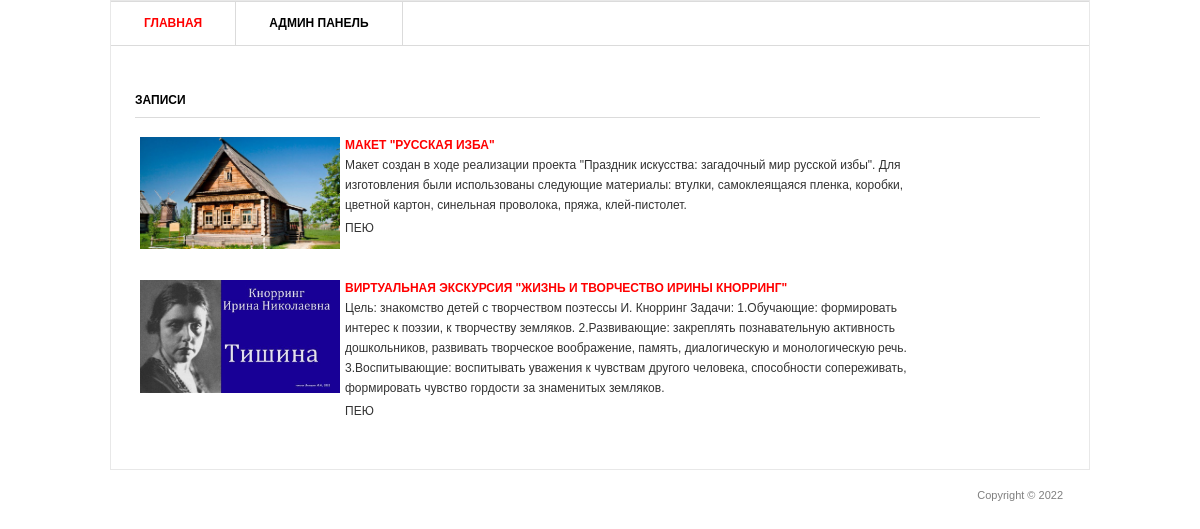
The page / on the database its author committed.
### blog/models.py (models this page shows, shortened)
class Post(models.Model):
    title = models.CharField('Заголовок записи', max_length=100)
    desciptions=models.TextField('Текст записи')
    author=models.CharField("Имя автора", max_length=100)
    date = models.DateField("Дата публикации")
    img = models.ImageField("Изображения", upload_to="image/%Y")
    class Meta:
        verbose_name="Запись"  "для удобо читаемого единственного имени модели"
        verbose_name_plural="Записи"

### blog/views.py (the view)
# urls.py: urlpatterns = [path('', views.PostView.as_view()),
class PostView(View):
    def get(self,request):
        posts = Post.objects.all()
        return  render(request, 'blog/blog.html',{'post_list':posts})

### templates/blog/blog.html (shortened to what this page needs)
{% load static %}
<html >
<head>
	<link rel="stylesheet" href= "{% static 'css/style.css' %}" type="text/css" media="all" />
</head>
<body>
<div class="shell">
	<div class="border">
		<div id="navigation">
			<ul>
			    <li><a href="/" class="active">Главная</a></li>
			    <li><a href="/admin" >Админ панель</a></li>
			</ul>
		</div>
		<div id="main">
			<div id="content" class="left">
				<div class="projects">
					<h3>Записи</h3>
					{% for post in post_list %}
					<div class="item">
						<div class="image left">
							<a href="#"><img src="{{post.img.url}}" width="200" /></a>
						</div>
						<div class="text left">
							<h4><a href="{{post.id}}">{{ post.title}}</a></h4>
							<p>{{post.desciptions}}</p>
							<p> {{post.author}}</p>
						</div>
					</div>
					{% endfor %}
				</div>
			</div>
		</div>
	</div>
	<div id="footer">
		<p class="copy right">Copyright &copy;  2022 </p>
	</div>
</div>
</body>
</html>

### static/css/style.css (style rules this page uses)
* { margin: 0; padding: 0; outline:0; }
body { font-size: 12px; line-height: 20px; font-family: Georgia, Arial, Helvetica, Sans-Serif; color: #333; background: url() repeat 0 0; }
a { color: #ff0000; text-decoration: none; cursor:pointer; }
a img { border: 0; }
.left, .alignleft { float: left; display: inline; }
.right, .alignright { float: right; display: inline; }
.shell { width: 980px; margin: 0 auto; }
.border { border: 1px solid #e8e8e8; background: #fff; position: relative; }
#navigation { height: 43px; border-top: 1px solid #dbdbdb; border-bottom: 1px solid #dbdbdb; }
#navigation ul { list-style: none; }
#navigation ul li { float: left; height: 43px; border-right: 1px solid #dbdbdb; font-size: 12px; line-height: 43px; font-weight: bold; text-transform: uppercase; }
#navigation ul li a { float: left; height: 43px; color: #000; padding: 0 33px; }
#navigation ul li a:hover, #navigation ul li a.active { color: #ff0000; text-decoration: none; }
#main { width: 932px; padding: 37px 24px 17px 24px; }
#main h3 { font-size: 12px; line-height: 15px; color: #000; text-transform: uppercase; border-bottom: 1px solid #dbdbdb; padding: 0 0 9px 0; }
#content { width: 905px; }
.projects { padding: 10px 0 0 0; }
.projects h3 { margin: 0 0 17px 0; }
.projects .item { margin: 0 0 28px 0; }
.projects .image { width: 183px; height: 111px; border: 0px solid #dbdbdb; padding: 2px; margin: 0 20px 0 3px; }
.projects .text { width: 600px; }
.projects .text h4 { font-size: 12px; line-height: 15px; color: #333; text-transform: uppercase; padding: 3px 0 2px 0; }
.projects .text p { padding: 0 0 3px 0; }
#footer { font-family: Arial, sans-serif; font-size: 11px; line-height: 14px; color: #7f7f7f; padding: 18px 27px 20px 38px; }

### rows shown on the page
Post: img (picture), title "МАКЕТ \"РУССКАЯ ИЗБА\"", desciptions "Макет создан в ходе реализации проекта \"Праздник искусства: загадочный мир русской избы\". Для изготовления были использованы следующие материалы: втулки, самоклеящаяся пленка, коробки, цветной картон, синельная проволока, пряжа, клей-пистолет.", author "ПЕЮ"
Post: img (picture), title "ВИРТУАЛЬНАЯ ЭКСКУРСИЯ \"ЖИЗНЬ И ТВОРЧЕСТВО ИРИНЫ КНОРРИНГ\"", desciptions "Цель: знакомство детей с творчеством поэтессы И. Кнорринг Задачи: 1.Обучающие: формировать интерес к поэзии, к творчеству земляков. 2.Развивающие: закреплять познавательную активность дошкольников, развивать творческое воображение, память, диалогическую и монологическую речь. 3.Воспитывающие: воспитывать уважения к чувствам другого человека, способности сопереживать, формировать чувство гордости за знаменитых земляков.", author "ПЕЮ"
